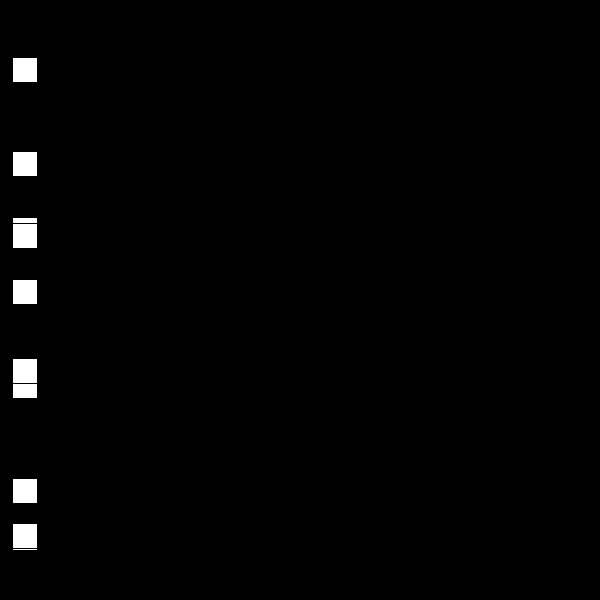
Frame 1 (no input)
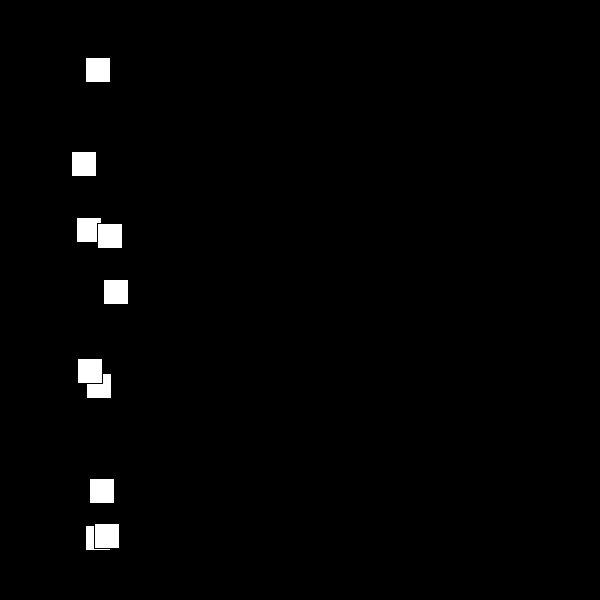
Frame 60 (the mouse pressed at the canvas centre just before this capture)
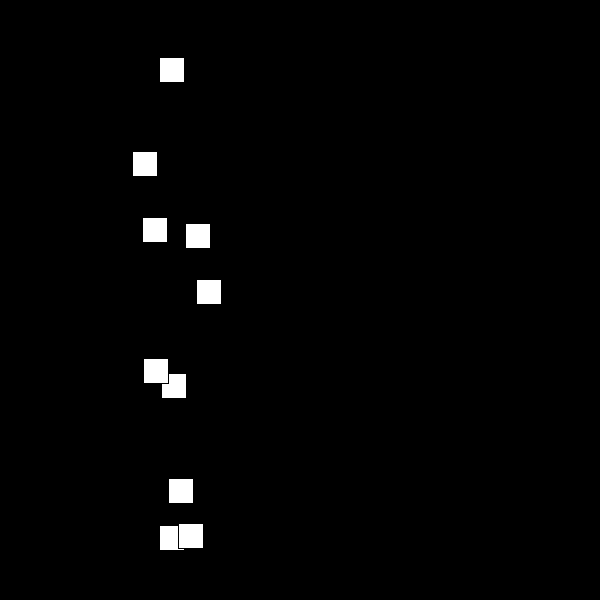
Frame 120 (the mouse held since frame 60 and released just before this capture)

The Processing sketch that drew these frames (run headless with seeded random() and noise(); from frame 60 on, the mouse is pressed at the canvas centre):

// Processing sketch: week12_pracitce_class
// ── week12_pracitce_class.pde
Square squares[] = new Square [10];

void setup() {
  size(600, 600);
  for (int i=0; i<squares.length; i++) {
    squares[i] = new Square();
  }
}

void draw() {
  background(0);
  for (int i=0; i<squares.length; i++) {
    squares[i].display();
    squares[i].move();

    if (squares[i].position.x>width) {
      squares[i].position.x = 0;
    }
  }
}

// ── squares.pde
class Square {
  PVector position;
  PVector velocity;
  PVector acceleration;
  int size = 25;

  //CONSTRUCTOR
  Square() {
    position = new PVector(size/2, random(50, 550));
    velocity = new PVector(random(1, 2), 0);
    acceleration = new PVector(.1, 0);
  }

  //METHODS
  void move() {
    position.add(velocity);
  }

  void accelerate() {
    velocity.add(acceleration);
  }

  void display() {
    rect(position.x, position.y, size, size);
  }
}
